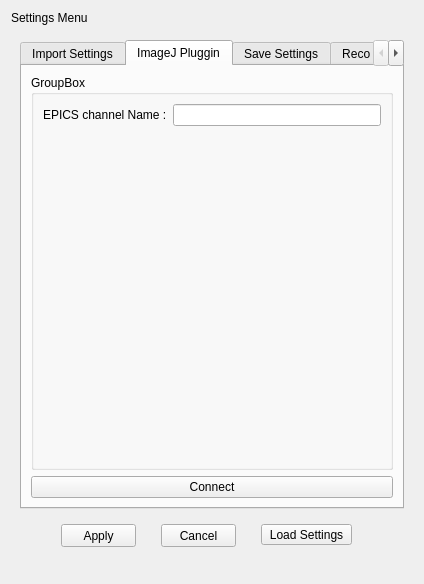
<?xml version="1.0" encoding="UTF-8"?>
<ui version="4.0">
 <class>SettingsWidget</class>
 <widget class="QWidget" name="SettingsWidget">
  <property name="geometry">
   <rect>
    <x>0</x>
    <y>0</y>
    <width>424</width>
    <height>584</height>
   </rect>
  </property>
  <property name="windowTitle">
   <string>Form</string>
  </property>
  <layout class="QVBoxLayout" name="verticalLayout" stretch="0,10,1">
   <item>
    <widget class="QLabel" name="label">
     <property name="text">
      <string>Settings Menu</string>
     </property>
    </widget>
   </item>
   <item>
    <widget class="QWidget" name="widget" native="true">
     <layout class="QVBoxLayout" name="verticalLayout_2">
      <item>
       <widget class="QTabWidget" name="tabWidget">
        <property name="currentIndex">
         <number>1</number>
        </property>
        <widget class="QWidget" name="tab_Import">
         <attribute name="title">
          <string>Import Settings</string>
         </attribute>
         <widget class="QTextEdit" name="textEdit">
          <property name="geometry">
           <rect>
            <x>380</x>
            <y>50</y>
            <width>321</width>
            <height>161</height>
           </rect>
          </property>
          <property name="html">
           <string>&lt;!DOCTYPE HTML PUBLIC &quot;-//W3C//DTD HTML 4.0//EN&quot; &quot;http://www.w3.org/TR/REC-html40/strict.dtd&quot;&gt;
&lt;html&gt;&lt;head&gt;&lt;meta name=&quot;qrichtext&quot; content=&quot;1&quot; /&gt;&lt;style type=&quot;text/css&quot;&gt;
p, li { white-space: pre-wrap; }
&lt;/style&gt;&lt;/head&gt;&lt;body style=&quot; font-family:'MS Shell Dlg 2'; font-size:8.25pt; font-weight:400; font-style:normal;&quot;&gt;
&lt;p style=&quot; margin-top:0px; margin-bottom:0px; margin-left:0px; margin-right:0px; -qt-block-indent:0; text-indent:0px;&quot;&gt;this section needs to be field with : &lt;/p&gt;
&lt;p style=&quot;-qt-paragraph-type:empty; margin-top:0px; margin-bottom:0px; margin-left:0px; margin-right:0px; -qt-block-indent:0; text-indent:0px;&quot;&gt;&lt;br /&gt;&lt;/p&gt;
&lt;p style=&quot; margin-top:0px; margin-bottom:0px; margin-left:0px; margin-right:0px; -qt-block-indent:0; text-indent:0px;&quot;&gt;if the hdf5 file contains speed W or not (*check box )&lt;/p&gt;
&lt;p style=&quot; margin-top:0px; margin-bottom:0px; margin-left:0px; margin-right:0px; -qt-block-indent:0; text-indent:0px;&quot;&gt;if it does, then where is the path to the data ? &lt;/p&gt;
&lt;p style=&quot;-qt-paragraph-type:empty; margin-top:0px; margin-bottom:0px; margin-left:0px; margin-right:0px; -qt-block-indent:0; text-indent:0px;&quot;&gt;&lt;br /&gt;&lt;/p&gt;
&lt;p style=&quot; margin-top:0px; margin-bottom:0px; margin-left:0px; margin-right:0px; -qt-block-indent:0; text-indent:0px;&quot;&gt;where are the projections stored ? (path in hdf5 file) &lt;/p&gt;&lt;/body&gt;&lt;/html&gt;</string>
          </property>
         </widget>
         <widget class="QPushButton" name="btn_import_load">
          <property name="geometry">
           <rect>
            <x>40</x>
            <y>300</y>
            <width>75</width>
            <height>23</height>
           </rect>
          </property>
          <property name="text">
           <string>load settings </string>
          </property>
         </widget>
         <widget class="QGroupBox" name="groupBox">
          <property name="geometry">
           <rect>
            <x>20</x>
            <y>50</y>
            <width>264</width>
            <height>114</height>
           </rect>
          </property>
          <property name="title">
           <string>Rotation speed </string>
          </property>
          <layout class="QFormLayout" name="formLayout">
           <item row="0" column="0" colspan="2">
            <widget class="QLabel" name="label_3">
             <property name="text">
              <string>does hdf5 file contain rotation speed data ? </string>
             </property>
            </widget>
           </item>
           <item row="1" column="0">
            <widget class="QRadioButton" name="radio_rotation_data_yes">
             <property name="text">
              <string>yes</string>
             </property>
            </widget>
           </item>
           <item row="1" column="1">
            <widget class="QRadioButton" name="radio_rotation_data_yes_2">
             <property name="text">
              <string>No</string>
             </property>
            </widget>
           </item>
           <item row="2" column="0" colspan="2">
            <widget class="QLabel" name="label_4">
             <property name="text">
              <string>please provide the path to the rotation speed data</string>
             </property>
            </widget>
           </item>
           <item row="3" column="0" colspan="2">
            <widget class="QLineEdit" name="txt_rotation_data_path"/>
           </item>
          </layout>
         </widget>
         <widget class="QGroupBox" name="groupBox_2">
          <property name="geometry">
           <rect>
            <x>20</x>
            <y>190</y>
            <width>264</width>
            <height>91</height>
           </rect>
          </property>
          <property name="title">
           <string>Projection data</string>
          </property>
          <layout class="QFormLayout" name="formLayout_2">
           <item row="0" column="0" colspan="2">
            <widget class="QLabel" name="label_6">
             <property name="text">
              <string>please provide the path to the projection data</string>
             </property>
            </widget>
           </item>
           <item row="1" column="0" colspan="2">
            <widget class="QLineEdit" name="txt_projection_data_path"/>
           </item>
          </layout>
         </widget>
        </widget>
        <widget class="QWidget" name="tab_ImageJ">
         <attribute name="title">
          <string>ImageJ Pluggin</string>
         </attribute>
         <layout class="QVBoxLayout" name="verticalLayout_3">
          <item>
           <widget class="QGroupBox" name="groupBox_3">
            <property name="title">
             <string>GroupBox</string>
            </property>
            <layout class="QFormLayout" name="formLayout_3">
             <item row="0" column="0">
              <widget class="QLabel" name="label_5">
               <property name="text">
                <string>EPICS channel Name :</string>
               </property>
              </widget>
             </item>
             <item row="0" column="1">
              <widget class="QLineEdit" name="txt_epics_channel_name"/>
             </item>
            </layout>
           </widget>
          </item>
          <item>
           <widget class="QPushButton" name="btn_connect">
            <property name="text">
             <string>Connect</string>
            </property>
           </widget>
          </item>
         </layout>
        </widget>
        <widget class="QWidget" name="tab">
         <attribute name="title">
          <string>Save Settings</string>
         </attribute>
         <widget class="QTextEdit" name="textEdit_2">
          <property name="geometry">
           <rect>
            <x>260</x>
            <y>140</y>
            <width>301</width>
            <height>231</height>
           </rect>
          </property>
          <property name="html">
           <string>&lt;!DOCTYPE HTML PUBLIC &quot;-//W3C//DTD HTML 4.0//EN&quot; &quot;http://www.w3.org/TR/REC-html40/strict.dtd&quot;&gt;
&lt;html&gt;&lt;head&gt;&lt;meta name=&quot;qrichtext&quot; content=&quot;1&quot; /&gt;&lt;style type=&quot;text/css&quot;&gt;
p, li { white-space: pre-wrap; }
&lt;/style&gt;&lt;/head&gt;&lt;body style=&quot; font-family:'MS Shell Dlg 2'; font-size:8.25pt; font-weight:400; font-style:normal;&quot;&gt;
&lt;p style=&quot; margin-top:0px; margin-bottom:0px; margin-left:0px; margin-right:0px; -qt-block-indent:0; text-indent:0px;&quot;&gt;save setting : &lt;/p&gt;
&lt;p style=&quot;-qt-paragraph-type:empty; margin-top:0px; margin-bottom:0px; margin-left:0px; margin-right:0px; -qt-block-indent:0; text-indent:0px;&quot;&gt;&lt;br /&gt;&lt;/p&gt;
&lt;p style=&quot; margin-top:0px; margin-bottom:0px; margin-left:0px; margin-right:0px; -qt-block-indent:0; text-indent:0px;&quot;&gt;3D save : &lt;/p&gt;
&lt;p style=&quot;-qt-paragraph-type:empty; margin-top:0px; margin-bottom:0px; margin-left:0px; margin-right:0px; -qt-block-indent:0; text-indent:0px;&quot;&gt;&lt;br /&gt;&lt;/p&gt;
&lt;p style=&quot; margin-top:0px; margin-bottom:0px; margin-left:0px; margin-right:0px; -qt-block-indent:0; text-indent:0px;&quot;&gt;where should we save volume, &lt;/p&gt;
&lt;p style=&quot; margin-top:0px; margin-bottom:0px; margin-left:0px; margin-right:0px; -qt-block-indent:0; text-indent:0px;&quot;&gt;where should we save metadata  ? (path to hdf5 file )&lt;/p&gt;
&lt;p style=&quot;-qt-paragraph-type:empty; margin-top:0px; margin-bottom:0px; margin-left:0px; margin-right:0px; -qt-block-indent:0; text-indent:0px;&quot;&gt;&lt;br /&gt;&lt;/p&gt;
&lt;p style=&quot; margin-top:0px; margin-bottom:0px; margin-left:0px; margin-right:0px; -qt-block-indent:0; text-indent:0px;&quot;&gt;4D data saving : &lt;/p&gt;
&lt;p style=&quot;-qt-paragraph-type:empty; margin-top:0px; margin-bottom:0px; margin-left:0px; margin-right:0px; -qt-block-indent:0; text-indent:0px;&quot;&gt;&lt;br /&gt;&lt;/p&gt;
&lt;p style=&quot; margin-top:0px; margin-bottom:0px; margin-left:0px; margin-right:0px; -qt-block-indent:0; text-indent:0px;&quot;&gt;we need to think of a way for this . how to link datasets . or if we can create a special kind of data set &lt;/p&gt;
&lt;p style=&quot;-qt-paragraph-type:empty; margin-top:0px; margin-bottom:0px; margin-left:0px; margin-right:0px; -qt-block-indent:0; text-indent:0px;&quot;&gt;&lt;br /&gt;&lt;/p&gt;&lt;/body&gt;&lt;/html&gt;</string>
          </property>
         </widget>
         <widget class="QPushButton" name="pushButton_4">
          <property name="geometry">
           <rect>
            <x>110</x>
            <y>450</y>
            <width>75</width>
            <height>23</height>
           </rect>
          </property>
          <property name="text">
           <string>load Settings</string>
          </property>
         </widget>
         <widget class="QGroupBox" name="groupBox_4">
          <property name="geometry">
           <rect>
            <x>10</x>
            <y>30</y>
            <width>261</width>
            <height>101</height>
           </rect>
          </property>
          <property name="title">
           <string>Hdf 5 File Format</string>
          </property>
          <layout class="QFormLayout" name="formLayout_4">
           <item row="0" column="0" colspan="2">
            <widget class="QLabel" name="label_8">
             <property name="text">
              <string>Please provide the path to save Volume </string>
             </property>
            </widget>
           </item>
           <item row="1" column="0" colspan="2">
            <widget class="QLineEdit" name="txt_volume_path"/>
           </item>
          </layout>
         </widget>
         <widget class="QGroupBox" name="groupBox_5">
          <property name="geometry">
           <rect>
            <x>10</x>
            <y>190</y>
            <width>271</width>
            <height>191</height>
           </rect>
          </property>
          <property name="title">
           <string>meta data </string>
          </property>
          <layout class="QFormLayout" name="formLayout_5">
           <item row="0" column="0" colspan="2">
            <widget class="QLabel" name="label_10">
             <property name="text">
              <string>Please provide the desired metadata to write:</string>
             </property>
            </widget>
           </item>
           <item row="1" column="0">
            <widget class="QLabel" name="label_2">
             <property name="text">
              <string>TextLabel</string>
             </property>
            </widget>
           </item>
           <item row="1" column="1">
            <widget class="QCheckBox" name="checkBox">
             <property name="text">
              <string>CheckBox</string>
             </property>
            </widget>
           </item>
           <item row="2" column="0">
            <widget class="QLabel" name="label_7">
             <property name="text">
              <string>TextLabel</string>
             </property>
            </widget>
           </item>
           <item row="2" column="1">
            <widget class="QCheckBox" name="checkBox_2">
             <property name="text">
              <string>CheckBox</string>
             </property>
            </widget>
           </item>
           <item row="3" column="0">
            <widget class="QLabel" name="label_11">
             <property name="text">
              <string>TextLabel</string>
             </property>
            </widget>
           </item>
           <item row="3" column="1">
            <widget class="QCheckBox" name="checkBox_3">
             <property name="text">
              <string>CheckBox</string>
             </property>
            </widget>
           </item>
           <item row="4" column="0">
            <widget class="QLabel" name="label_12">
             <property name="text">
              <string>TextLabel</string>
             </property>
            </widget>
           </item>
           <item row="4" column="1">
            <widget class="QCheckBox" name="checkBox_4">
             <property name="text">
              <string>CheckBox</string>
             </property>
            </widget>
           </item>
           <item row="5" column="0">
            <widget class="QLabel" name="label_15">
             <property name="text">
              <string>TextLabel</string>
             </property>
            </widget>
           </item>
           <item row="5" column="1">
            <widget class="QCheckBox" name="checkBox_7">
             <property name="text">
              <string>CheckBox</string>
             </property>
            </widget>
           </item>
           <item row="6" column="0">
            <widget class="QLabel" name="label_14">
             <property name="text">
              <string>TextLabel</string>
             </property>
            </widget>
           </item>
           <item row="6" column="1">
            <widget class="QCheckBox" name="checkBox_6">
             <property name="text">
              <string>CheckBox</string>
             </property>
            </widget>
           </item>
          </layout>
         </widget>
        </widget>
        <widget class="QWidget" name="tab_2">
         <attribute name="title">
          <string>Reco Settings</string>
         </attribute>
         <widget class="QPushButton" name="pushButton_6">
          <property name="geometry">
           <rect>
            <x>110</x>
            <y>410</y>
            <width>75</width>
            <height>23</height>
           </rect>
          </property>
          <property name="text">
           <string>load Settings</string>
          </property>
         </widget>
         <widget class="QTextEdit" name="textEdit_3">
          <property name="geometry">
           <rect>
            <x>40</x>
            <y>80</y>
            <width>301</width>
            <height>231</height>
           </rect>
          </property>
          <property name="html">
           <string>&lt;!DOCTYPE HTML PUBLIC &quot;-//W3C//DTD HTML 4.0//EN&quot; &quot;http://www.w3.org/TR/REC-html40/strict.dtd&quot;&gt;
&lt;html&gt;&lt;head&gt;&lt;meta name=&quot;qrichtext&quot; content=&quot;1&quot; /&gt;&lt;style type=&quot;text/css&quot;&gt;
p, li { white-space: pre-wrap; }
&lt;/style&gt;&lt;/head&gt;&lt;body style=&quot; font-family:'MS Shell Dlg 2'; font-size:8.25pt; font-weight:400; font-style:normal;&quot;&gt;
&lt;p style=&quot; margin-top:0px; margin-bottom:0px; margin-left:0px; margin-right:0px; -qt-block-indent:0; text-indent:0px;&quot;&gt;reconstruction settings : &lt;/p&gt;
&lt;p style=&quot;-qt-paragraph-type:empty; margin-top:0px; margin-bottom:0px; margin-left:0px; margin-right:0px; -qt-block-indent:0; text-indent:0px;&quot;&gt;&lt;br /&gt;&lt;/p&gt;
&lt;p style=&quot; margin-top:0px; margin-bottom:0px; margin-left:0px; margin-right:0px; -qt-block-indent:0; text-indent:0px;&quot;&gt;n cores &lt;/p&gt;
&lt;p style=&quot; margin-top:0px; margin-bottom:0px; margin-left:0px; margin-right:0px; -qt-block-indent:0; text-indent:0px;&quot;&gt;GPU  ? &lt;/p&gt;
&lt;p style=&quot;-qt-paragraph-type:empty; margin-top:0px; margin-bottom:0px; margin-left:0px; margin-right:0px; -qt-block-indent:0; text-indent:0px;&quot;&gt;&lt;br /&gt;&lt;/p&gt;
&lt;p style=&quot; margin-top:0px; margin-bottom:0px; margin-left:0px; margin-right:0px; -qt-block-indent:0; text-indent:0px;&quot;&gt;etc. &lt;/p&gt;
&lt;p style=&quot;-qt-paragraph-type:empty; margin-top:0px; margin-bottom:0px; margin-left:0px; margin-right:0px; -qt-block-indent:0; text-indent:0px;&quot;&gt;&lt;br /&gt;&lt;/p&gt;&lt;/body&gt;&lt;/html&gt;</string>
          </property>
         </widget>
        </widget>
       </widget>
      </item>
     </layout>
    </widget>
   </item>
   <item>
    <widget class="QWidget" name="widget_2" native="true">
     <widget class="QPushButton" name="btn_apply">
      <property name="geometry">
       <rect>
        <x>50</x>
        <y>0</y>
        <width>75</width>
        <height>23</height>
       </rect>
      </property>
      <property name="text">
       <string>Apply</string>
      </property>
     </widget>
     <widget class="QPushButton" name="btn_cancel">
      <property name="geometry">
       <rect>
        <x>150</x>
        <y>0</y>
        <width>75</width>
        <height>23</height>
       </rect>
      </property>
      <property name="text">
       <string>Cancel</string>
      </property>
     </widget>
     <widget class="QPushButton" name="btn_load_setting">
      <property name="geometry">
       <rect>
        <x>250</x>
        <y>0</y>
        <width>91</width>
        <height>21</height>
       </rect>
      </property>
      <property name="text">
       <string>Load Settings</string>
      </property>
     </widget>
    </widget>
   </item>
  </layout>
 </widget>
 <resources/>
 <connections/>
</ui>
